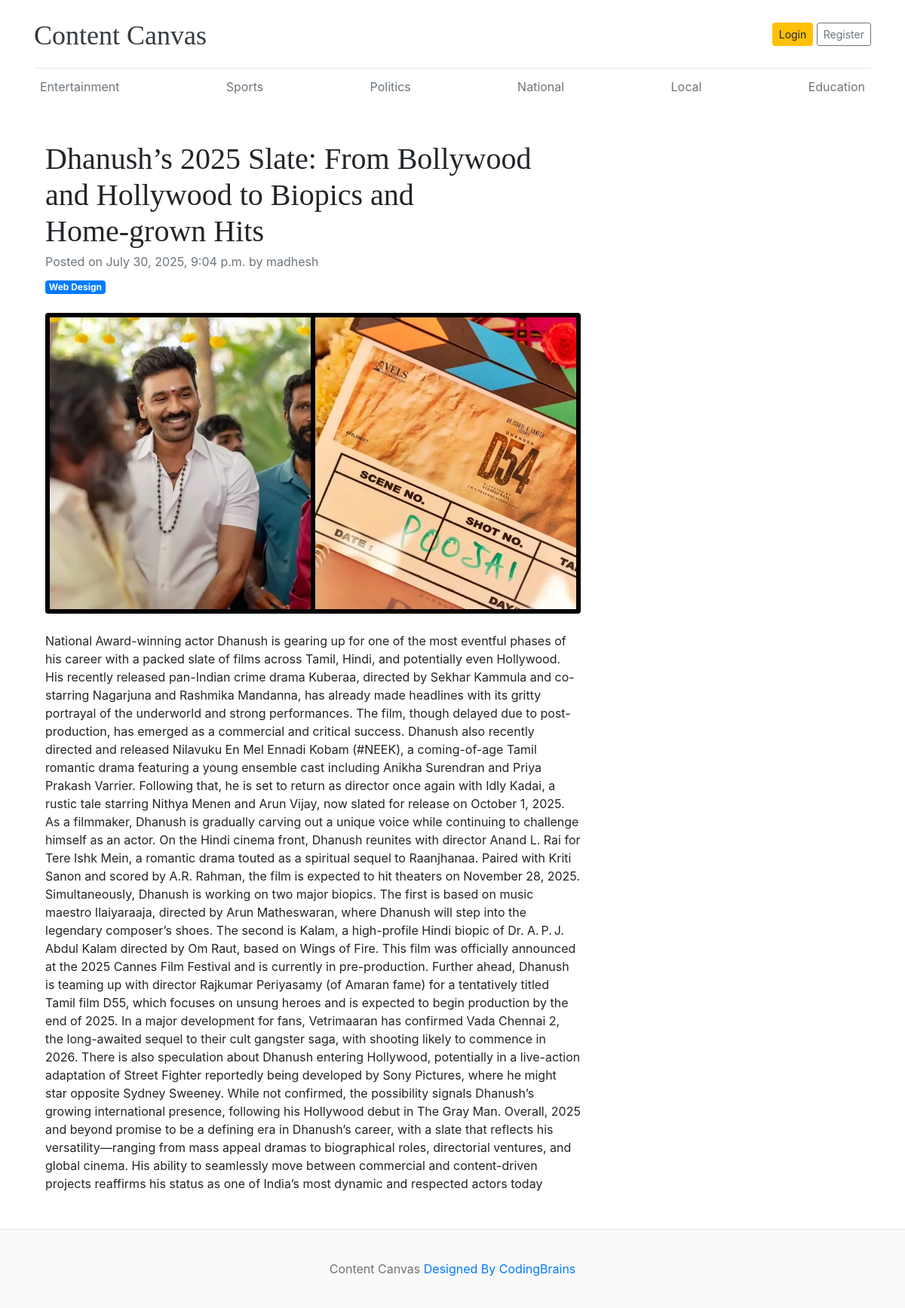
The page /dhanushs-2025-slate-from-bollywood-and-hollywood-to-biopics-and-homegrown-hits/ on the database its author committed.
### blog/models.py (models this page shows, shortened)
class Category(models.Model):
    cname=models.CharField(max_length=50)
    created_at=models.DateTimeField(auto_now_add=True)
    updated_at=models.DateTimeField(auto_now=True)

class Blog(models.Model):
    title=models.CharField(max_length=3000)
    slug=models.SlugField(max_length=3000)
    image=models.ImageField(upload_to='media/images/%y/%m/%d')
    short_description=models.CharField(max_length=2000)
    blog_body=models.CharField(max_length=30000)
    category=models.ForeignKey(Category,on_delete=models.CASCADE)
    author=models.ForeignKey(User,on_delete=models.CASCADE)
    trending=models.BooleanField(default=False)
    status=models.CharField(choices=Status_choices,default='Draft')
    created_at=models.DateTimeField(auto_now_add=True)
    updated_at=models.DateTimeField(auto_now=True)

### contentcanvas/views.py (the view)
# urls.py: path('<slug:slug>/',views.single_blog,name='single_blog')
def single_blog(request,slug):
    categories=Category.objects.all()
    blog=get_object_or_404(Blog,slug=slug,status='Published')
    context={
        'categories':categories,
        'blog':blog
    }
    return render(request,'single_blog.html',context)

### templates/single_blog.html (shortened to what this page needs)
{% load static %}
<!DOCTYPE html>
<html lang="en">
<head>
    <link href="https://getbootstrap.com/docs/4.0/dist/css/bootstrap.min.css" rel="stylesheet">
    <link href="{% static " css/home.css" %}" rel="stylesheet">
</head>
<body>
    <div class="container">
        <header class="blog-header py-3">
            <div class="row flex-nowrap justify-content-between align-items-center">
                <div class="col-8 pt-1">
                    <a class="blog-header-logo text-dark" href="/">Content Canvas</a>
                </div>
                <div class="col-4 d-flex justify-content-end align-items-center">
                    <a class="btn btn-sm btn-warning" href="#">Login</a> &nbsp;
                    <a class="btn btn-sm btn-outline-secondary" href="#">Register</a>
                </div>
            </div>
        </header>
        <div class="nav-scroller py-1 mb-2">
            <nav class="nav d-flex justify-content-between">
                {% for category in categories %}
                <a class="p-2 text-muted" href="{% url " categories" category.category_name
                    %}">{{category.cname}}</a>
                {% endfor %}
            </nav>
        </div>
        <div class="container mt-5">
            <div class="row">
                <div class="col-lg-8">
                    <article>
                        <header class="mb-4">
                            <h1 class="fw-bolder mb-1">{{blog.title}}</h1>
                            <div class="text-muted fst-italic mb-2">Posted on {{blog.created_at}} by {{blog.author}}</div>
                            <a class="badge bg-primary text-decoration-none text-light" href="#!">Web Design</a>
                        </header>
                        <figure class="mb-4"><img class="img-fluid rounded"
                                src="{{blog.image.url}}" alt="..." /></figure>
                        <section class="mb-5">
                            <p class="fs-5 mb-4">{{blog.blog_body}}</p>
                        </section>
                    </article>
                </div>
            </div>
        </div>
    </div>
    <footer class="blog-footer">
        <p>Content Canvas <a href="#">Designed By CodingBrains</a></p>
    </footer>
</body>
</html>

### static/css/home.css (style rules this page uses)
.blog-header { border-bottom: 1px solid #e5e5e5; }
.blog-header-logo { font-family: "Playfair Display", Georgia, "Times New Roman", serif; font-size: 2.25rem; }
h1, h2, h3, h4, h5, h6 { font-family: "Playfair Display", Georgia, "Times New Roman", serif; }
.blog-footer { padding: 2.5rem 0; color: #727272; text-align: center; background-color: #f9f9f9; border-top: .05rem solid #e5e5e5; }
.blog-footer p:last-child { margin-bottom: 0; }

### rows shown on the page
Category: cname "Entertainment"
Category: cname "Sports"
Category: cname "Politics"
Category: cname "National"
Category: cname "Local"
Category: cname "Education"
Blog: title "Dhanush’s 2025 Slate: From Bollywood and Hollywood to Biopics and Home‑grown Hits", created_at "July 30, 2025, 9:04 p.m.", author "madhesh", image (picture), blog_body "National Award-winning actor Dhanush is gearing up for one of the most eventful phases of his career with a packed slate of films across Tamil, Hindi, and potentially even Hollywood. His recently released pan-Indian crime drama Kuberaa, directed by Sekhar Kammula and co-starring Nagarjuna and Rashmika Mandanna, has already made headlines with its gritty portrayal of the underworld and strong performances. The film, though delayed due to post-production, has emerged as a commercial and critical success. Dhanush also recently directed and released Nilavuku En Mel Ennadi Kobam (#NEEK), a coming-of-age Tamil romantic drama featuring a young ensemble cast including Anikha Surendran and Priya…"
